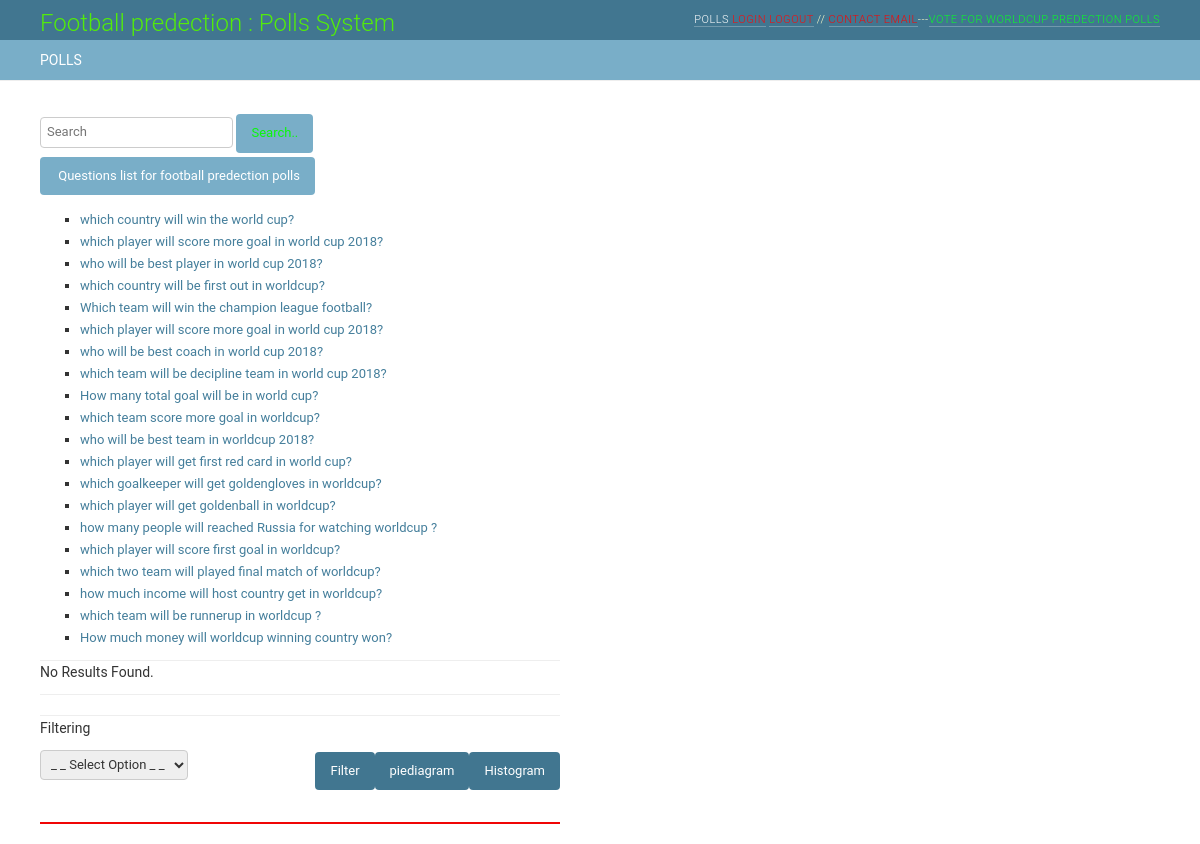
Page /polls/index/ on the committed database.
### polls/models.py (models this page shows, shortened)
class Question(models.Model):
    question_text = models.CharField(max_length=200)
    pub_date = models.DateTimeField('date published')
    def was_published_recently(self):
        now = timezone.now()
        return now - datetime.timedelta(days=1) <= self.pub_date <= now
    was_published_recently.admin_order_field = 'pub_date'
    was_published_recently.boolean = True
    was_published_recently.short_description = 'Published recently?'

### polls/views.py (the view)
def IndexView(request):
    template_name = 'polls/index.html'
    print(request.GET)
    query = request.GET.get('q')
    result=[]
    if query:
        result = get_queryset(query)
        if len(result) == 0:
            result.append('')
    else:
        result.append('')
    questions = Question.objects.all()
    form = FilterResults()
    answer = ''
    if request.method == 'POST':
        print(request.POST)
        status = request.POST.get('status')
        if status == "1":
            choices_filtering = Choice.objects.all().filter(votes__gte=1).order_by('choice_text')
        elif status == "2":
            choices_filtering = Choice.objects.all().filter(votes__gte=5).order_by('choice_text')
        elif status == "3":
            choices_filtering = Choice.objects.all().filter(votes__gte=10).order_by('choice_text')
        elif status == "4":
            choices_filtering = Choice.objects.all().filter(votes__gte=15).order_by('choice_text')
        elif status == "5":
            choices_filtering = Choice.objects.all().filter(votes__gte=20).order_by('choice_text')
        elif status == "6":
            choices_filtering = Choice.objects.all().filter(votes__lte=5).order_by('choice_text')
        elif status == "7":
            choices_filtering = Choice.objects.all().filter(votes__lte=10).order_by('choice_text')
        elif status == "8":
            choices_filtering = Choice.objects.all().filter(votes__lte=15).order_by('choice_text')
        elif status == "9":
            choices_filtering = Choice.objects.all().filter(votes__lte=20).order_by('choice_text')
        dataPlot = choices_filtering  # Choice.objects.all().filter(votes__gte=1).order_by('choice_text')
        columnChart = chart(dataPlot, plotType="column2d", subCaption=status)  # pie3d column2d
        return render(request, template_name,
                            {'title': 'FOOTBALL Index Page', 'head': 'FOOTBALL Index Head', 'questions': questions, 'form': form,
                             'output': columnChart.render()})
    else:
        form = FilterResults()
        return render(request, template_name,
                      {'title': 'FOOTBALL Index Page', 'head': 'FOOTBALL Index Head', 'questions': questions, 'form': form})

### polls/forms.py
class FilterResults(forms.Form):
    FILTER_SET = (
        ('','    _ _ Select Option  _ _   '),
        (1, 'Votes >=1'),
        (2, 'Votes >=5'),
        (3, 'Votes >=10'),
        (4, 'Votes >=15'),
        (5, 'Votes >=20'),
        (6, 'Votes <=5'),
        (7, 'Votes <=10'),
        (8, 'Votes <=15'),
        (9, 'Votes <=20'),
    )
    status = forms.ChoiceField(help_text='Voting Filters',required=True,choices=FILTER_SET,widget=forms.Select(attrs={'onchange':'showValue();'}))
    class Meta:
        model = Question,Choice
        fields = ('status')

### polls/Templates/polls/index.html (shortened to what this page needs)
{% extends "polls/base.html" %}
{% block content %}
    <p>
    <form id="searchform" method="get" enctype="multipart/form-data">
        <input class="searchfield" id="searchbox" name="q" type="text" placeholder="Search" style="color:#f00505"title="search .. ">
        <input type="submit" style="color:rgb(10, 248, 10)" value="Search.."
        title="Search entered text"/>
      </form>
    <input type="button" value=" Questions list for football predection polls" class="default" name="save" id="shownow"/>
    </p>
    {% if questions %}
        <ul>
            {% for question in questions %}
                <li><a href="{% url 'polls:detail' question.id %}">{{ question.question_text }}</a></li>
            {% endfor %}
        </ul>
    {% else %}
        <p>No polls are available.</p>
    {% endif %}
    {% if searchResult %}
        <hr>
        <p><u>Search Results: </u></p>
        {% for result in searchResult %}
            <ul>
            <li>{{ result }}</li>
            </ul>
        {% endfor %}
    {% else %}
        <hr>
        <p>No Results Found.</p>
    {% endif %}
    <hr>
    <br/>
    <hr>
    <p>Filtering</p>
    <form action="" method="post" enctype="multipart/form-data">{% csrf_token %}
        <div>
            <fieldset class="module aligned ">
                <div class="form-row">
                    {{ form.status }}
                    <input type="submit" value="Histogram" class="default" name="_save" id="shownow"
                           title="Select List of Available Histogram">
                    <input type="submit" value="piediagram" class="default" name="_save" id="shownow"
                           title="Select List of Available piediagram">
                           <input type="submit" value="Filter" class="default" name="_save" id="shownow"
                              title="Select List of Available Filters">
                </div>
            </fieldset>
        </div>
    </form>
    <div id="chart-1" style="border:1px solid #f00505">{{ output|safe }}</div>
{% endblock %}

### polls/Templates/polls/base.html (shortened to what this page needs)
{% load staticfiles %}
<!DOCTYPE html>
<html lang="en">
<head>
    <link href="{% static "css/bootstrap.css" %}" rel="stylesheet">
    <link href="{% static "css/base.css" %}" rel="stylesheet">
    <link href="{% static "css/dashboard.css" %}" rel="stylesheet">
    {% load static %}
</head>
<body class="dashboard">
<div id="container">
    <div id="header">
        <div id="branding">
            <h1 id="site-name" style="color:#52ec0b">Football  predection : Polls System</h1>
        </div>
        <div id="user-tools">
            <p>
                {% if user.is_authenticated %}
                    <a href="/polls/index/"> POLLS </a> > >
                    <a href="/polls/profile/{{ user.username }}" style="color:#f30909">Profile</a> > >
                     <a href= " Welcome {{ user.username }}" style="color:#fc0707"></a> <a href="/polls/logout" style="color:#09f851">Logout</a>
                {% else %}
                    <a href="/polls/"> POLLS </a>
                    <a href="/polls/login" style="color:#f70c0c">Login</a>
                    <a href="/polls/logout" style="color:#f70c0c">Logout</a>
                {% endif %}//
                <a href="/polls/email/" style="color:#f10909">Contact Email</a>---<a href="polls/Vote for worldcup predection POLLS/" style="color:#09fa29">Vote for worldcup predection POLLS</a>
            </p>
        </div>
    </div>
    <div class="breadcrumbs">
        {% if user.is_authenticated %}
            <a href="/polls/index/" style=color:#52ec0b> POLLS </a>
            >>
            <a href="/polls/viewall/" style=color:#ec0b0b> View ALL Results </a>
            <input type="button" value="VOTES" class="default" name="save" id="shownow" style="color:#f30909"/>
           {%comment%}
           <form type="get" action="." style="margin: 0">
            <form method="GET" action="{% url 'polls:search'}">
                <input name="qds" value="{{request.GET.q}}" placeholder="search..">
                <button class="btn btn-success"type="submit" style ="color:#f30909"/>
                    Search
                </button>
            </form>
        </form>
        <form id="searchform" action="" method="get" accept-charset="utf-8">
            <input class="searchfield" id="searchbox" name="q" type="text" placeholder="Search" title="search .. ">
            <input class="btn btn-success" type="button" value="Search.."
                     onclick="location.href='{% url 'polls:index' %}'"
                     title="Search entered text"/>
          </form>
          {% endcomment %}
        {% else %}
            <a href="/polls/"> POLLS </a>
        {% endif %}
    </div>
    <hr/>
    <div id="content" class="colMS">
        {% block content %}
        {% endblock %}
    </div>
</div>

### static/css/base.css (style rules this page uses)
body { margin: 0; padding: 0; font-size: 14px; font-family: "Roboto","Lucida Grande","DejaVu Sans","Bitstream Vera Sans",Verdana,Arial,sans-serif; color: #333; background: #fff; }
a:link, a:visited { color: #447e9b; text-decoration: none; }
p, ol, ul, dl { margin: .2em 0 .8em 0; }
p { padding: 0; line-height: 140%; }
h1,h2,h3,h4,h5 { font-weight: bold; }
h1 { margin: 0 0 20px; font-weight: 300; font-size: 20px; color: #666; }
ul li { list-style-type: square; padding: 1px 0; }
li, dt, dd { font-size: 13px; line-height: 20px; }
form { margin: 0; padding: 0; }
fieldset { margin: 0; padding: 0; border: none; border-top: 1px solid #eee; }
hr { clear: both; color: #eee; background-color: #eee; height: 1px; border: none; margin: 0; padding: 0; font-size: 1px; line-height: 1px; }
input, textarea, select, .form-row p, form .button { margin: 2px 0; padding: 2px 3px; vertical-align: middle; font-family: "Roboto", "Lucida Grande", Verdana, Arial, sans-serif; font-weight: normal; font-size: 13px; }
input[type=text], input[type=password], input[type=email], input[type=url], input[type=number], textarea, select, .vTextField { border: 1px solid #ccc; border-radius: 4px; padding: 5px 6px; margin-top: 0; }
select { height: 30px; }
.button, input[type=submit], input[type=button], .submit-row input, a.button { background: #79aec8; padding: 10px 15px; border: none; border-radius: 4px; color: #fff; cursor: pointer; }
.button.default, input[type=submit].default, .submit-row input.default { float: right; border: none; font-weight: 400; background: #417690; }
.module { border: none; margin-bottom: 30px; background: #fff; }
div.breadcrumbs { background: #79aec8; padding: 10px 40px; border: none; font-size: 14px; color: #c4dce8; text-align: left; }
div.breadcrumbs a { color: #fff; }
#container { position: relative; width: 100%; min-width: 980px; padding: 0; }
#content { padding: 20px 40px; }
.dashboard #content { width: 600px; }
.colMS { margin-right: 300px; }
#header { width: auto; height: 40px; padding: 10px 40px; background: #417690; line-height: 40px; color: #ffc; overflow: hidden; }
#header a:link, #header a:visited { color: #fff; }
#branding { float: left; }
#branding h1 { padding: 0; margin: 0 20px 0 0; font-weight: 300; font-size: 24px; color: #f5dd5d; }
#branding h1, #branding h1 a:link, #branding h1 a:visited { color: #f5dd5d; }
#user-tools { float: right; padding: 0; margin: 0 0 0 20px; font-weight: 300; font-size: 11px; letter-spacing: 0.5px; text-transform: uppercase; text-align: right; }
#user-tools a { border-bottom: 1px solid rgba(255, 255, 255, 0.25); }

### rows in the picture
Question: question_text "which country will win the world cup?"
Question: question_text "which player will score more goal in world cup 2018?"
Question: question_text "who will be best player in world cup 2018?"
Question: question_text "which country will be first out in worldcup?"
Question: question_text "Which team will win the champion league football?"
Question: question_text "which player will score more goal in world cup 2018?"
Question: question_text "who will be best coach in world cup 2018?"
Question: question_text "which team will be decipline team in world cup 2018?"
Question: question_text "How many total goal will be in world cup?"
Question: question_text "which team score more goal in worldcup?"
Question: question_text "who will be best team in worldcup 2018?"
Question: question_text "which player will get first red card in world cup?"
Question: question_text "which goalkeeper will get goldengloves in worldcup?"
Question: question_text "which player will get goldenball in worldcup?"
Question: question_text "how many people will reached Russia for watching worldcup ?"
Question: question_text "which player will score first goal in worldcup?"
Question: question_text "which two team will played final match of worldcup?"
Question: question_text "how much income will host country get in worldcup?"
Question: question_text "which team will be runnerup in worldcup ?"
Question: question_text "How much money will worldcup winning country won?"
